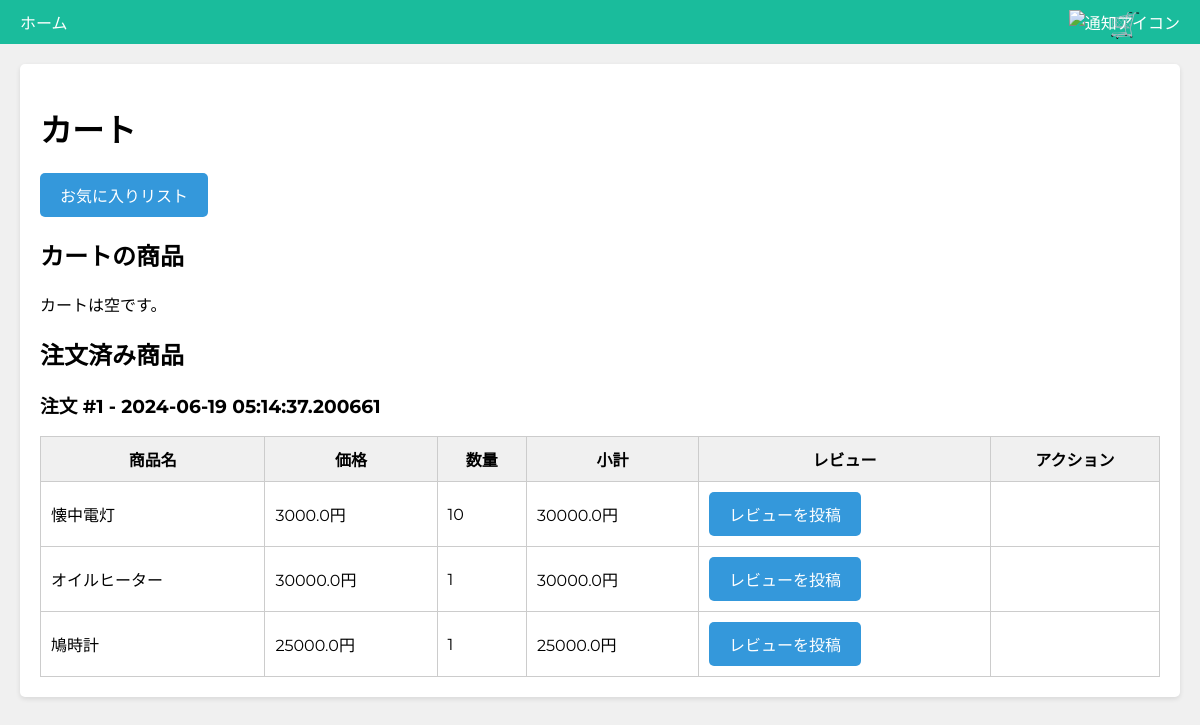
/cart (signed in), run on the app's committed database.
### app/models.py (models this page shows)
class Order(db.Model):
    id = db.Column(db.Integer, primary_key=True)
    user_id = db.Column(db.Integer, db.ForeignKey('user.id'), nullable=False)
    created_at = db.Column(db.DateTime, default=datetime.utcnow)
    status = db.Column(db.String(20), default='pending')
    is_notified = db.Column(db.Boolean, default=False)
    user = db.relationship('User', backref=db.backref('orders', lazy=True))

class OrderItem(db.Model):
    id = db.Column(db.Integer, primary_key=True)
    order_id = db.Column(db.Integer, db.ForeignKey('order.id'), nullable=False)
    product_id = db.Column(db.Integer, db.ForeignKey('product.id'), nullable=False)
    quantity = db.Column(db.Integer, default=1)
    order = db.relationship('Order', backref=db.backref('items', lazy=True))
    product = db.relationship('Product', backref=db.backref('order_items', lazy=True))

class Product(db.Model):
    id = db.Column(db.Integer, primary_key=True)
    name = db.Column(db.String(100), nullable=False)
    price = db.Column(db.Float, nullable=False)
    description = db.Column(db.String(200))
    image_filename = db.Column(db.String(200))

### app/routes.py (the view)
@main.route('/cart')
@login_required
def cart():
    cart_items = CartItem.query.filter_by(user_id=current_user.id).all()
    total_price = sum(item.product.price * item.quantity for item in cart_items)
    orders = Order.query.filter_by(user_id=current_user.id).order_by(Order.created_at.desc()).all()
    cart_count = sum(item.quantity for item in cart_items)
    notification_count = Notification.query.filter_by(user_id=current_user.id, is_read=False).count()
    return render_template('cart.html', cart_items=cart_items, total_price=total_price, orders=orders, cart_count=cart_count, notification_count=notification_count)

### app/__init__.py (called while the page is built)
@login_manager.user_loader
def load_user(user_id):
    return User.query.get(int(user_id))

### app/templates/cart.html (shortened to what this page needs)
<!DOCTYPE html>
{% extends 'base.html' %}
{% block content %}
    <h1>カート</h1>
    <a href="{{ url_for('main.favorites') }}" class="button">お気に入りリスト</a>
    <h2>カートの商品</h2>
    {% if cart_items %}
        <table class="cart-table">
            <thead>
                <tr>
                    <th>商品名</th>
                    <th>価格</th>
                    <th>数量</th>
                    <th>小計</th>
                </tr>
            </thead>
            <tbody>
                {% for item in cart_items %}
                    <tr>
                        <td>{{ item.product.name }}</td>
                        <td>{{ item.product.price }}円</td>
                        <td>
                            <form action="{{ url_for('main.update_quantity', cart_item_id=item.id) }}" method="post" class="quantity-form">
                                <input type="number" name="quantity" value="{{ item.quantity }}" min="1" class="quantity-input">
                                <input type="submit" value="更新" class="button">
                            </form>
                        </td>
                        <td>{{ item.quantity }}</td>
                        <td>{{ item.product.price * item.quantity }}円</td>
                        <td>
                            <form action="{{ url_for('main.remove_from_cart', cart_item_id=item.id) }}" method="post">
                                <input type="submit" value="取り消す" class="button">
                            </form>
                        </td>
                    </tr>
                {% endfor %}
            </tbody>
        </table>
        <p>合計金額: {{ total_price }}円</p>
        <form action="{{ url_for('main.place_order') }}" method="post">
            <input type="submit" value="注文する" class="button">
        </form>
    {% else %}
        <p>カートは空です。</p>
    {% endif %}
    <h2>注文済み商品</h2>
    {% if orders %}
    {% for order in orders %}
        <h3>注文 #{{ order.id }} - {{ order.created_at }}</h3>
        <table class="cart-table">
            <thead>
                <tr>
                    <th>商品名</th>
                    <th>価格</th>
                    <th>数量</th>
                    <th>小計</th>
                    <th>レビュー</th>
                    <th>アクション</th>
                </tr>
            </thead>
            <tbody>
                {% for item in order.items %}
                    <tr>
                        <td>{{ item.product.name }}</td>
                        <td>{{ item.product.price }}円</td>
                        <td>{{ item.quantity }}</td>
                        <td>{{ item.product.price * item.quantity }}円</td>
                        <td>
                            <a href="{{ url_for('main.submit_review', product_id=item.product.id) }}" class="button">レビューを投稿</a>
                        </td>
                        <td>
                        </td>
                    </tr>
                {% endfor %}
            </tbody>
        </table>
    {% endfor %}
    {% else %}
        <p>注文済みの商品はありません。</p>
    {% endif %}
{% endblock %}

### app/templates/base.html (style rules this page uses)
body { font-family: 'Montserrat', sans-serif; margin: 0; padding: 0; background-color: #f0f0f0; }
.button { display: inline-block; background-color: #3498db; color: white; padding: 10px 20px; text-decoration: none; border-radius: 5px; }

### app/templates/cart.html (style rules this page uses)
.cart-table { width: 100%; border-collapse: collapse; }
.cart-table th, .cart-table td { padding: 10px; border: 1px solid #ccc; }
.cart-table th { background-color: #f0f0f0; font-weight: bold; }

### data on the page
Order: id "1", created_at "2024-06-19 05:14:37.200661"
OrderItem: product.name "懐中電灯", product.price "3000.0", quantity "10", item.product.price*item.quantity "30000.0"
OrderItem: product.name "オイルヒーター", product.price "30000.0", quantity "1", item.product.price*item.quantity "30000.0"
OrderItem: product.name "鳩時計", product.price "25000.0", quantity "1", item.product.price*item.quantity "25000.0"
